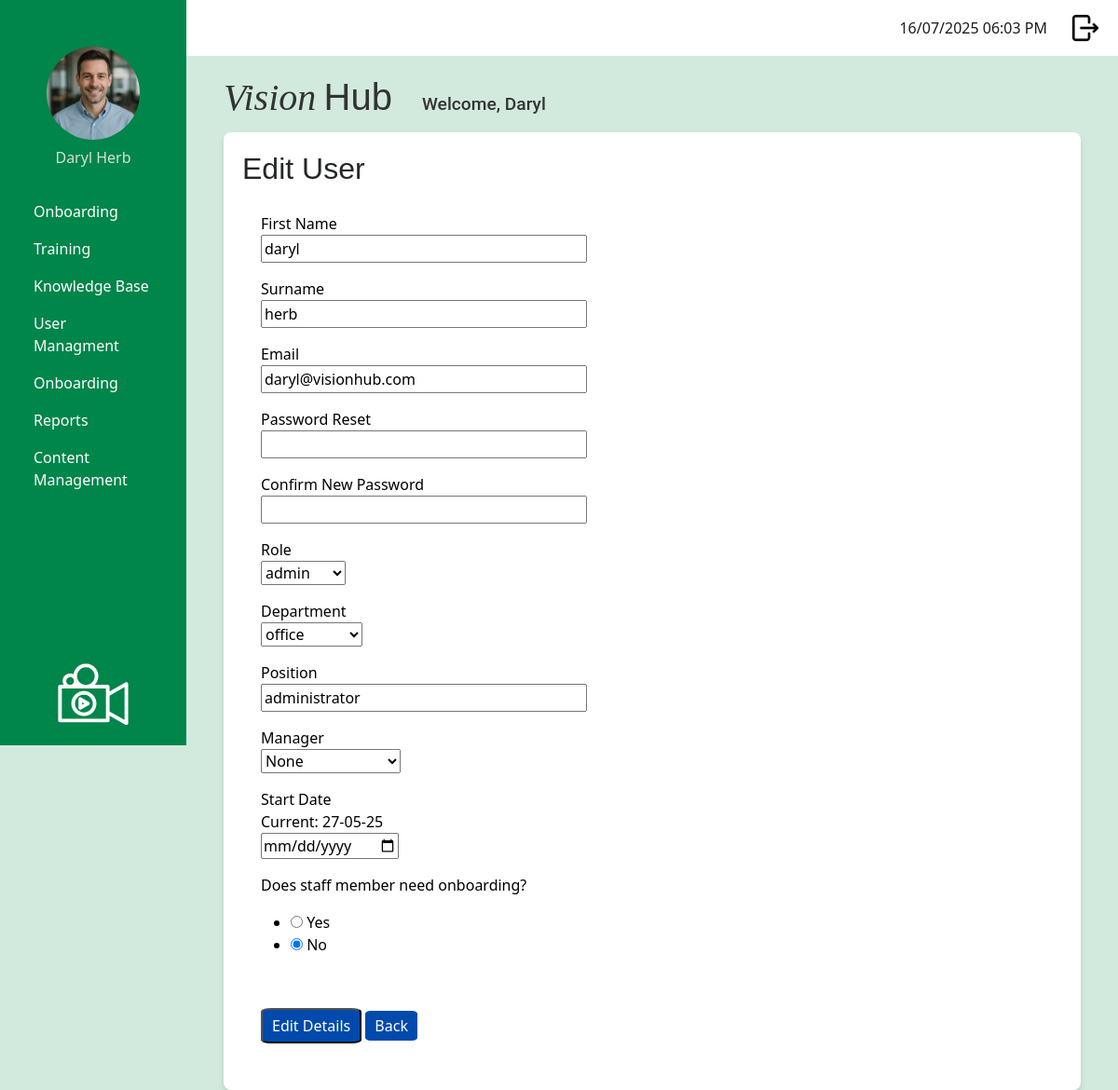
Page /admin/edit_user/1 (signed in) on the earlier database version.
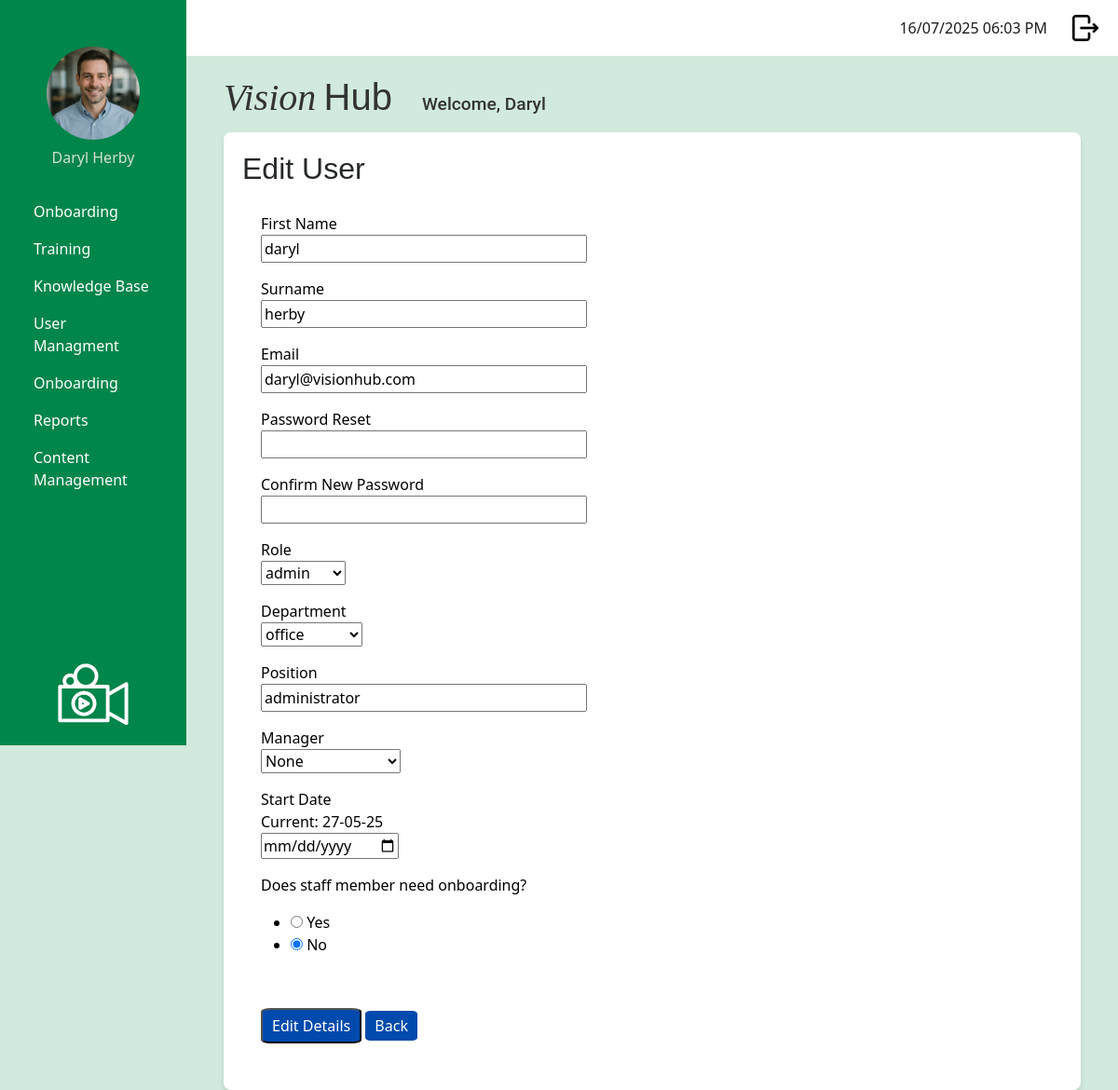
Same page on the later database version.
### app/models.py (models this page shows, shortened)
class User(UserMixin, db.Model):
    __tablename__ = 'user'
    id: so.Mapped[int] = so.mapped_column(primary_key=True)
    username: so.Mapped[str] = so.mapped_column(sa.String(120), index=True, unique=True)
    first_name: so.Mapped[str] = so.mapped_column(sa.String(50), index=True)
    surname: so.Mapped[str] = so.mapped_column(sa.String(50), index=True)
    job_title: so.Mapped[str] = so.mapped_column(sa.String(50), index=True)
    password_hash: so.Mapped[str] = so.mapped_column(sa.String(256))
    is_onboarding: so.Mapped[bool] = so.mapped_column(default=False) # Default: Not onboarding
    dateStarted: so.Mapped[datetime] = so.mapped_column(index=True, default=lambda: datetime.now(timezone.utc))
    google_email: so.Mapped[Optional[str]] = so.mapped_column(sa.String(120), unique=True, nullable=True)
    profile_photo: so.Mapped[Optional[str]] = so.mapped_column(sa.String(120), nullable=True, default='profileDefault.png')
    manager_id: so.Mapped[Optional[int]] = so.mapped_column(sa.ForeignKey('user.id'), nullable=True)
    manager: so.Mapped[Optional['User']] = so.relationship('User', remote_side=[id], back_populates='manages')
    manages: so.Mapped[List['User']] = so.relationship('User', back_populates='manager')
    role_id: so.Mapped[int] = so.mapped_column(sa.ForeignKey('role.id'))
    role: so.Mapped['Role'] = so.relationship('Role', back_populates='users')
    department_id: so.Mapped[int] = so.mapped_column(sa.ForeignKey('department.id'))
    department: so.Mapped['Department'] = so.relationship('Department', back_populates='users')
    module_progress: so.Mapped[List['UserModuleProgress']] = so.relationship('UserModuleProgress', back_populates='user')
    onboarding_path_id: so.Mapped[int] = so.mapped_column(sa.ForeignKey('onboarding_path.id'), nullable=True)
    onboarding_path: so.Mapped['OnboardingPath'] = so.relationship('OnboardingPath')

### app/admin/routes.py (the view, shortened to what this page needs)
@app.route('/admin/edit_user/<int:user_id>', methods=['GET', 'POST'])
@login_required
def edit_user(user_id):
    if current_user.role.role_name != "admin":
        return redirect(url_for('logout'))
    user = User.query.get_or_404(user_id)
    form = EditUserForm(obj=user)
    form.user_id = user.id
    form.role.choices       = [(role.id, role.role_name) for role in Role.query.all()]
    form.department.choices = [(dept.id, dept.department_name) for dept in Department.query.all()]
    manager_role = Role.query.filter_by(role_name='manager').first()
    manager_choices = [(0, 'None')]
    if manager_role:
        manager_choices += [
            (u.id, f"{u.first_name.title()} {u.surname.title()}")
            for u in User.query.filter_by(role_id=manager_role.id)
        ]
    form.manager.choices = manager_choices
    if request.method == 'GET':
        form.role.data       = user.role_id
        form.department.data = user.department_id
        form.manager.data    = user.manager_id or 0 # Use 0 if manager_id is None
        form.is_onboarding.data = 'yes' if user.is_onboarding else 'no'
    return render_template('admin/editUser.html', title='Edit User', form=form, user=user)

### app/admin/forms.py
class EditUserForm(FlaskForm):
    first_name = StringField('First Name', validators=[DataRequired()])
    surname = StringField('Surname', validators=[DataRequired()])
    username = StringField('Email', validators=[DataRequired(), validate_email, validate_username])
    password = PasswordField('Password Reset', validators=[Optional()])
    password2 = PasswordField('Confirm New Password', validators=[Optional(), EqualTo('password')])
    role = SelectField('Role', coerce=int, validators=[DataRequired()])
    is_onboarding = RadioField('Does staff member need onboarding?', choices=[('yes', 'Yes'), ('no', 'No')],validators=[DataRequired()])
    manager= SelectField('Manager', coerce=int, validators=[Optional()])
    department = SelectField('Department', coerce=int, validators=[DataRequired()])
    job_title = StringField('Position', validators=[DataRequired()])
    dateStarted = DateField('Start Date', format='%d-%m-%y', validators=[Optional()])
    submit = SubmitField('Edit Details')

### app/models.py (called while the page is built)
@login.user_loader
def load_user(id):
    return db.session.get(User, int(id))

### app/templates/admin/editUser.html (shortened to what this page needs)
{% extends "base.html" %}
{% block content %}
<h1 class = "page-title">Edit User</h1>
<div class="form-container">
    <form method="post" autocomplete="off">
        <p>
            {{ form.first_name.label }}<br>
            {{ form.first_name(size=32) }}<br>
        </p>
        <p>
            {{ form.surname.label }}<br>
            {{ form.surname(size=32) }}<br>
        </p>
        <p>
            {{ form.username.label }}<br>
            {{ form.username(size=32) }}<br>
        </p>
        <p>
            {{ form.password.label }}<br>
            {{ form.password(size=32, autocomplete="new-password") }}<br>
        </p>
        <p>
            {{ form.password2.label }}<br>
            {{ form.password2(size=32, autocomplete="new-password") }}<br>
        </p>
        <p>
            {{ form.role.label }}<br>
            {{ form.role() }}<br>
        </p>
        <p>
            {{ form.department.label }}<br>
            {{ form.department() }}<br>
        </p>
        <p>
            {{ form.job_title.label }}<br>
            {{ form.job_title(size=32) }}<br>
        </p>
        <p>
        {{ form.manager.label }}<br>
        {{ form.manager() }}<br>
        </p>
        <p>
            {{ form.dateStarted.label }}<br>
            Current: {{ user.dateStarted.strftime('%d-%m-%y') }}<br>
            {{ form.dateStarted() }}<br>
        </p>
        <p>
            {{ form.is_onboarding.label }}<br>
            {{ form.is_onboarding() }}<br>
        </p>
        <div class="button-container-form">
            {{ form.submit(class_="dark-blue-button") }}
            <a href="{{ url_for('manage_users') }}" class="dark-blue-button">Back</a>
        </div>
    </form>
</div>
{% endblock %}

### app/templates/base.html (shortened to what this page needs)
<!doctype html>
<html>
    <head>
            <link
            href="{{ url_for('static', filename='css/bootstrap.min.css') }}"
            rel="stylesheet"/>
            <link href="{{ url_for('static', filename='css/stylesheet.css') }}" rel="stylesheet"/>
        </head>
    <body>
         <div class="sidebar">
            <div class="profile-container">
                <form id="photoForm"
                    action="{{ url_for('update_profile_photo') }}"
                    method="POST"
                    enctype="multipart/form-data"
                    style="display:inline;">
                <img src="{{ url_for('static',
                                    filename='images/profilePhoto/'
                                        ~ (current_user.profile_photo or 'profileDefault.png')) }}"
                    id="profilePicture"
                    class="profilePicture"
                    alt="Click to change photo"
                    style="cursor:pointer; width:100px; height:100px;
                            object-fit:cover; border-radius:50%;">
                </form>
                <h5 class="profile-photo-text">{{ current_user.first_name|title }} {{ current_user.surname|title }}</h5>
            </div>
            <nav class="nav flex-column sideNavLink-container">
                {% if current_user.role.role_name == 'admin' %}
                    <a class="nav-link" href="#">Onboarding</a>
                    <a class="nav-link" href="{{ url_for('manage_training_modules') }}">Training</a>
                    <a class="nav-link" href="#">Knowledge Base</a>
                    <a class="nav-link" href="{{ url_for('manage_users') }}">User Managment</a>
                    <a class="nav-link" href="#">Onboarding</a>
                    <a class="nav-link" href="#">Reports</a>
                    <a class="nav-link" href="#">Content Management</a>
                    {% elif current_user.role.role_name == 'manager' %}
                    <a class="nav-link" href="#">Onboarding</a>
                    <a class="nav-link" href="#">Training</a>
                    <a class="nav-link" href="#">Reports</a>
                    {% elif current_user.role.role_name == 'staff' %}
                    <a class="nav-link" href="#">Onboarding</a>
                    <a class="nav-link" href="{{ url_for('training_dashboard') }}">Training</a>
                {% endif %}
            </nav>
            <img src="{{ url_for('static', filename='images/logoImageWhite.svg') }}" class="sidebarLogo">
        </div>
         <div class="top-bar">
            <div class="d-flex align-items-center">
                <span class="me-3" id="clock"></span>
                <a href="{{ url_for('logout') }}" class="logout-link">
                    <img src="{{ url_for('static', filename='images/logout.png') }}" class="logout-image">
                </a>
            </div>
        </div>
        <div class="logo-name-container">
            <h2 class="logo-text">
                <span class="logo-vision">Vision</span>
                <span class="logo-hub">Hub</span>
            </h2>
            <h3 class="welcome-text">Welcome, {{ current_user.first_name|title }}</h3>
        </div>
        <div class="content">
            {% block content %}
            {% endblock %}
        </div>
    </body>
</html>

Differences in the rows shown:
changed User "Daryl": surname "Herb" → "Herby"; surname "herb" → "herby"
